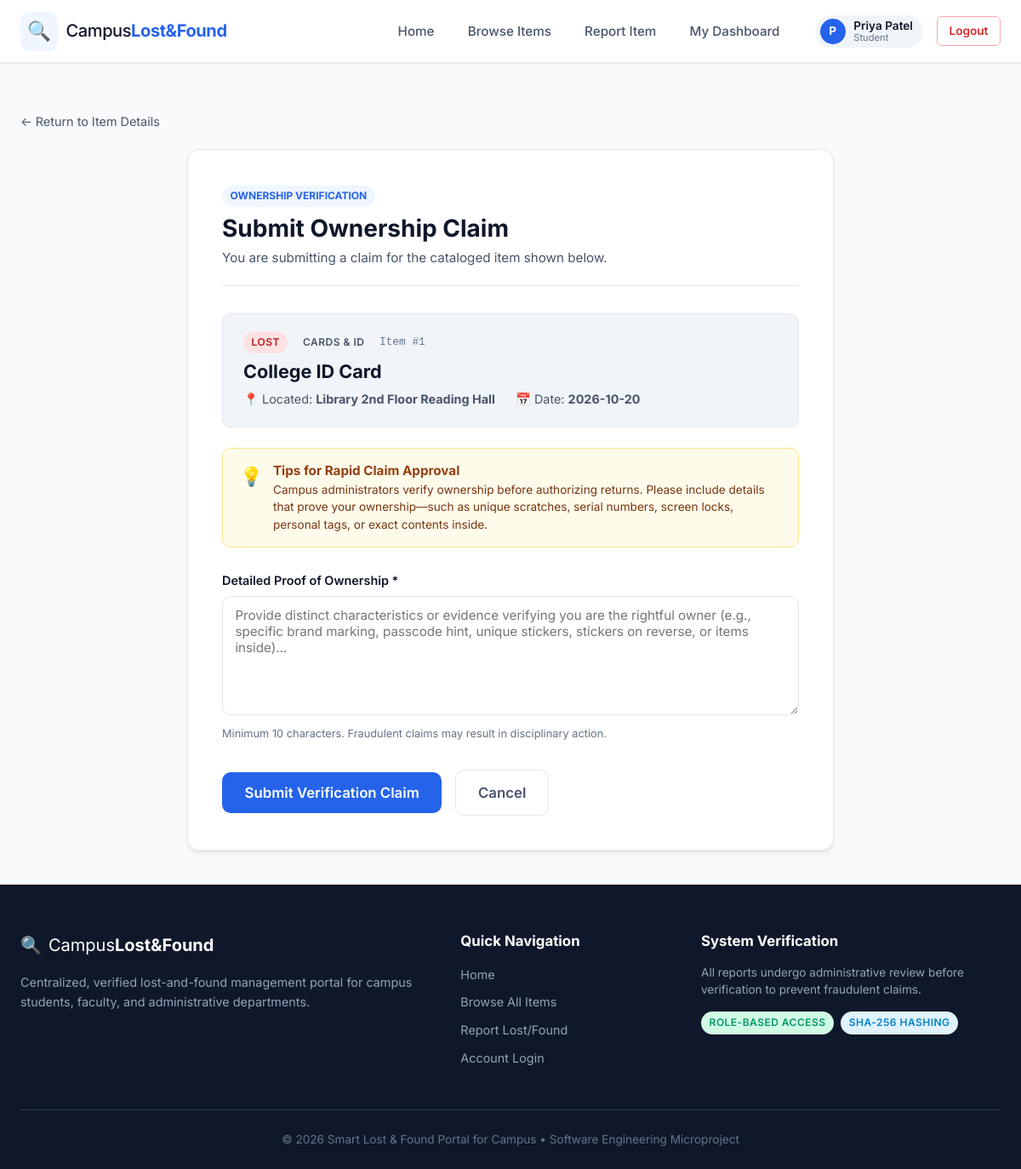
The app's page /claim/1 (signed in) with its own data.
### tables this page shows
CREATE TABLE items (
    id INTEGER PRIMARY KEY AUTOINCREMENT,
    title TEXT NOT NULL,
    description TEXT NOT NULL,
    category TEXT NOT NULL,
    location TEXT NOT NULL,
    date TEXT NOT NULL,
    item_type TEXT NOT NULL CHECK(item_type IN ('Lost', 'Found')),
    reported_by INTEGER NOT NULL,
    status TEXT NOT NULL DEFAULT 'Pending' CHECK(status IN ('Pending', 'Verified', 'Rejected', 'Returned')),
    created_at TIMESTAMP DEFAULT CURRENT_TIMESTAMP,
    FOREIGN KEY (reported_by) REFERENCES users (id) ON DELETE CASCADE
);

### app.py (the view, shortened to what this page needs)
@app.route("/claim/<int:item_id>", methods=["GET", "POST"])
@login_required
def submit_claim(item_id):
    conn = get_db_connection(app.config["DATABASE"])
    item = conn.execute("SELECT * FROM items WHERE id = ?", (item_id,)).fetchone()
    if item["reported_by"] == session["user_id"]:
        conn.close()
        flash("You cannot submit an ownership claim on an item that you reported.", "warning")
        return redirect(url_for("item_details", item_id=item_id))
    if item["status"] == "Returned":
        conn.close()
        flash("This item has already been marked as returned to its verified owner.", "info")
        return redirect(url_for("item_details", item_id=item_id))
    if item["status"] == "Rejected":
        conn.close()
        flash("This item report has been rejected by administration and cannot be claimed.", "danger")
        return redirect(url_for("item_details", item_id=item_id))
    existing_claim = conn.execute(
        "SELECT id, status FROM claims WHERE item_id = ? AND user_id = ?",
        (item_id, session["user_id"])
    ).fetchone()
    if existing_claim:
        conn.close()
        flash(f"You have already submitted a claim for this item (Status: {existing_claim['status']}).", "warning")
        return redirect(url_for("item_details", item_id=item_id))
    conn.close()
    return render_template("claim.html", item=item)

### app.py (called while the page is built)
def login_required(f):
    @wraps(f)
    def decorated_function(*args, **kwargs):
        if "user_id" not in session:
            flash("Please log in to access this page.", "warning")
            return redirect(url_for("login", next=request.path))
        return f(*args, **kwargs)
    return decorated_function

@app.context_processor
def inject_global_data():
    return {
        "categories": VALID_CATEGORIES,
        "current_user_id": session.get("user_id"),
        "current_user_name": session.get("user_name"),
        "current_user_role": session.get("user_role"),
        "now": datetime.now()
    }

### database/db.py (called while the page is built)
def get_db_connection(db_path=None):
    path = db_path or DEFAULT_DB_PATH
    conn = sqlite3.connect(path)
    conn.row_factory = sqlite3.Row
    conn.execute("PRAGMA foreign_keys = ON;")
    return conn

### templates/claim.html (shortened to what this page needs)
{% extends "base.html" %}
{% block content %}
<div class="form-page-wrapper">
    <div class="breadcrumb-nav">
        <a href="{{ url_for('item_details', item_id=item.id) }}">&larr; Return to Item Details</a>
    </div>
    <div class="form-card">
        <div class="form-card-header">
            <span class="form-badge">Ownership Verification</span>
            <h2>Submit Ownership Claim</h2>
            <p>You are submitting a claim for the cataloged item shown below.</p>
        </div>
        <div class="item-summary-card">
            <div class="summary-top">
                <span class="badge {% if item.item_type == 'Lost' %}badge-lost{% else %}badge-found{% endif %}">
                    {{ item.item_type }}
                </span>
                <span class="badge badge-category">{{ item.category }}</span>
                <span class="item-id-badge">Item #{{ item.id }}</span>
            </div>
            <h3 class="summary-title">{{ item.title }}</h3>
            <div class="summary-meta-row">
                <span>📍 Located: <strong>{{ item.location }}</strong></span>
                <span>📅 Date: <strong>{{ item.date }}</strong></span>
            </div>
        </div>
        <div class="guidance-box">
            <span class="guidance-icon">💡</span>
            <div class="guidance-text">
                <h4>Tips for Rapid Claim Approval</h4>
                <p>
                    Campus administrators verify ownership before authorizing returns. Please include details that prove your ownership—such as unique scratches, serial numbers, screen locks, personal tags, or exact contents inside.
                </p>
            </div>
        </div>
        <form action="{{ url_for('submit_claim', item_id=item.id) }}" method="POST" class="claim-form" id="claimForm">
            <div class="form-group">
                <label for="claim-message">Detailed Proof of Ownership *</label>
                <textarea id="claim-message" name="message" rows="6" placeholder="Provide distinct characteristics or evidence verifying you are the rightful owner (e.g., specific brand marking, passcode hint, unique stickers, stickers on reverse, or items inside)..." minlength="10" required>{{ message or '' }}</textarea>
                <small class="form-hint">Minimum 10 characters. Fraudulent claims may result in disciplinary action.</small>
            </div>
            <div class="form-actions">
                <button type="submit" class="btn btn-primary btn-lg" id="submit-claim-btn">
                    Submit Verification Claim
                </button>
                <a href="{{ url_for('item_details', item_id=item.id) }}" class="btn btn-outline btn-lg">
                    Cancel
                </a>
            </div>
        </form>
    </div>
</div>
{% endblock %}

### records on screen
items: item_type "LOST", category "CARDS & ID", id "1", title "College ID Card", location "Library 2nd Floor Reading Hall", date "2026-10-20"

### other values on screen
{{ session.get('user_name', 'U')[0]|upper }} "P"
{{ session.get('user_name') }} "Priya Patel"
{{ session.get('user_role')|capitalize }} "Student"
